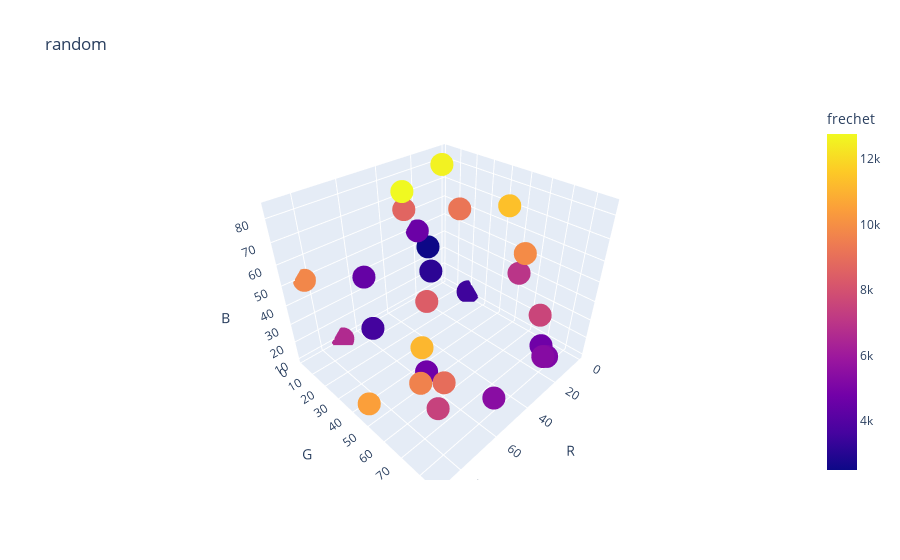

Notebook code cell kept with this figure:
### Code cell
random_input_df = pd.DataFrame(random_inputs, columns=["R", "G", "B"])
random_output_df = pd.DataFrame(random_data)[["frechet"]]
random_df = pd.concat([random_input_df, random_output_df], axis=1)
random_df["best_so_far"] = random_df["frechet"].cummin()
px.scatter_3d(random_df, x="R", y="G", z="B", color="frechet", title="random")

### Figure 1 — Plotly figure (JSON) as saved in the notebook; plotly's stock layout.template omitted (floating-point values rounded to 4 significant figures)
{"data": [{"hovertemplate": "R=%{x}<br>G=%{y}<br>B=%{z}<br>frechet=%{marker.color}<extra></extra>", "legendgroup": "", "marker": {"color": [4590, 9878, 5314, 12757, 2501, 11105, 8946, 6971, 8682, 5111, 4706, 11365, 9196, 10473, 3498, 4445, 4725, 8391, 12576, 3126, 5406, 9754, 3604, 7571, 9620, 6610, 7447], "coloraxis": "coloraxis", "symbol": "circle"}, "mode": "markers", "name": "", "scene": "scene", "showlegend": false, "type": "scatter3d", "x": [21, 33, 28, 46, 15, 89, 80, 28, 33, 23, 11, 16, 18, 87, 1, 60, 62, 72, 12, 35, 59, 83, 57, 37, 83, 70, 74], "y": [3, 74, 85, 23, 4, 80, 80, 69, 8, 84, 74, 53, 28, 45, 20, 11, 52, 64, 11, 27, 85, 2, 9, 86, 72, 2, 71], "z": [50, 72, 26, 84, 39, 67, 46, 59, 67, 22, 14, 78, 69, 13, 12, 45, 18, 66, 83, 44, 26, 50, 13, 53, 42, 10, 21]}], "layout": {"coloraxis": {"colorbar": {"title": {"text": "frechet"}}, "colorscale": [[0, "#0d0887"], [0.1111, "#46039f"], [0.2222, "#7201a8"], [0.3333, "#9c179e"], [0.4444, "#bd3786"], [0.5556, "#d8576b"], [0.6667, "#ed7953"], [0.7778, "#fb9f3a"], [0.8889, "#fdca26"], [1, "#f0f921"]]}, "legend": {"tracegroupgap": 0}, "scene": {"domain": {"x": [0, 1], "y": [0, 1]}, "xaxis": {"title": {"text": "R"}}, "yaxis": {"title": {"text": "G"}}, "zaxis": {"title": {"text": "B"}}}, "title": {"text": "random"}}}
